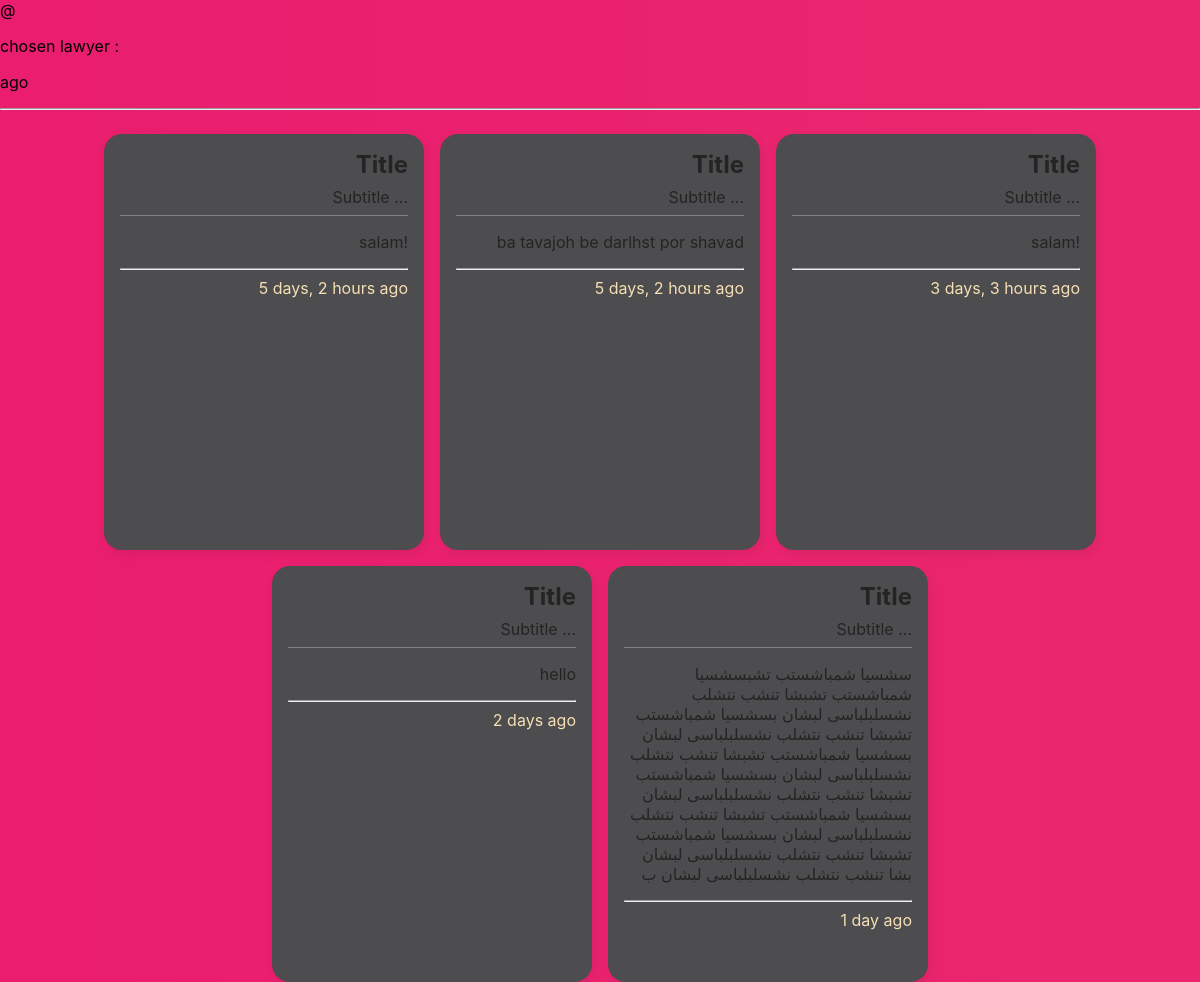
Screenshot of /orders/ with the database file from the repository.
### base/models.py (models this page shows, shortened)
class OrderNow(models.Model):
    name=models.CharField(max_length=200)
    phonenum = models.CharField(max_length=50)
    user = models.ForeignKey(User , on_delete=models.SET_NULL, null=True)
    description = models.TextField(null=True, blank = True)
    time = models.TimeField(null=True,blank = True)
    chosenlawyer = models.ForeignKey(lawyer , on_delete=models.CASCADE)
    created = models.DateTimeField(auto_now_add=True)
    is_fulfilled = models.BooleanField(default=False)
    class Meta:
        verbose_name_plural="سفارشات"

### base/views.py (the view)
# urls.py: path('orders/',views.orders, name='orders' ),
def orders(request):
    orders= OrderNow.objects.all()
    contex = {"orders":orders}
    return render(request, 'base/orders.html',contex)

### base/templates/base/orders.html (shortened to what this page needs)
{%  block content %}
<div class="">
<p>@{{order.user}}</p>
<p>chosen lawyer : {{order.chosenlawyer}}</p>
<p>{{order.created | timesince}} ago</p>
<hr>
</div>
<head>
    </head>
    <body>
    <body>
      <div class="content-cards">
        {% for order in orders%}
        <div class="card">
          <div class="head">
            <h2 class="title">Title</h2>
            <p class="subtitle">Subtitle ...</p>
          </div>
          <div class="body">
            <p class="content">{{order.description}}</p>
            <hr>
            {{order.created | timesince}} ago
          </div>
        </div>
        {%endfor%}
      </div>
    </body>
    </body>
{% endblock %}

### base/templates/base/orders.html (style rules this page uses)
body { margin: auto; font-family: -apple-system, BlinkMacSystemFont, sans-serif; overflow: auto; color: black; background: linear-gradient(to right, #ea1d6f 0%, #eb466b 100%); animation: gradient 15s ease infinite; background-size: 400% 400%; background-attachment: fixed; }
.content-cards { color: black; display: flex; padding: 1em; gap: 1em; height: 100%; flex-wrap: wrap; justify-content: center; }
.card { text-align: right; color: wheat; background-color:#4d4d4f; border-radius: 18px; box-shadow: 2px 4px 12px rgb(0 0 0 / 8%); padding: 1em; position: relative; color: wheat; width: 18em; height: 24em; overflow: auto; }
.card > .head { color: rgb(36, 36, 36); border-bottom: 1.5px solid gray; }
.card > .head > .title { color: rgb(36, 36, 36); margin: 0; }
.card > .head > .subtitle { color: rgb(36, 36, 36); margin-top: 0.5em; margin-bottom: 0.5em; }
.card > .head > .title { margin: 0; }
.card > .body > .content { color: rgb(36, 36, 36); }

### rows the page displays
OrderNow: description "salam!", created "5 days, 2 hours"
OrderNow: description "ba tavajoh be darlhst por shavad", created "5 days, 2 hours"
OrderNow: description "salam!", created "3 days, 3 hours"
OrderNow: description "hello", created "2 days"
OrderNow: description "سشسیا شمباشستب تشبسشسیا شمباشستب تشبشا تنشب نتشلب نشسلبلباسی لبشان بسشسیا شمباشستب تشبشا تنشب نتشلب نشسلبلباسی لبشان بسشسیا شمباشستب تشبشا تنشب نتشلب نشسلبلباسی لبشان بسشسیا شمباشستب تشبشا تنشب نتشلب نشسلبلباسی لبشان بسشسیا شمباشستب تشبشا تنشب نتشلب نشسلبلباسی لبشان بسشسیا شمباشستب تشبشا تنشب نتشلب نشسلبلباسی لبشان بشا تنشب نتشلب نشسلبلباسی لبشان ب", created "1 day"
